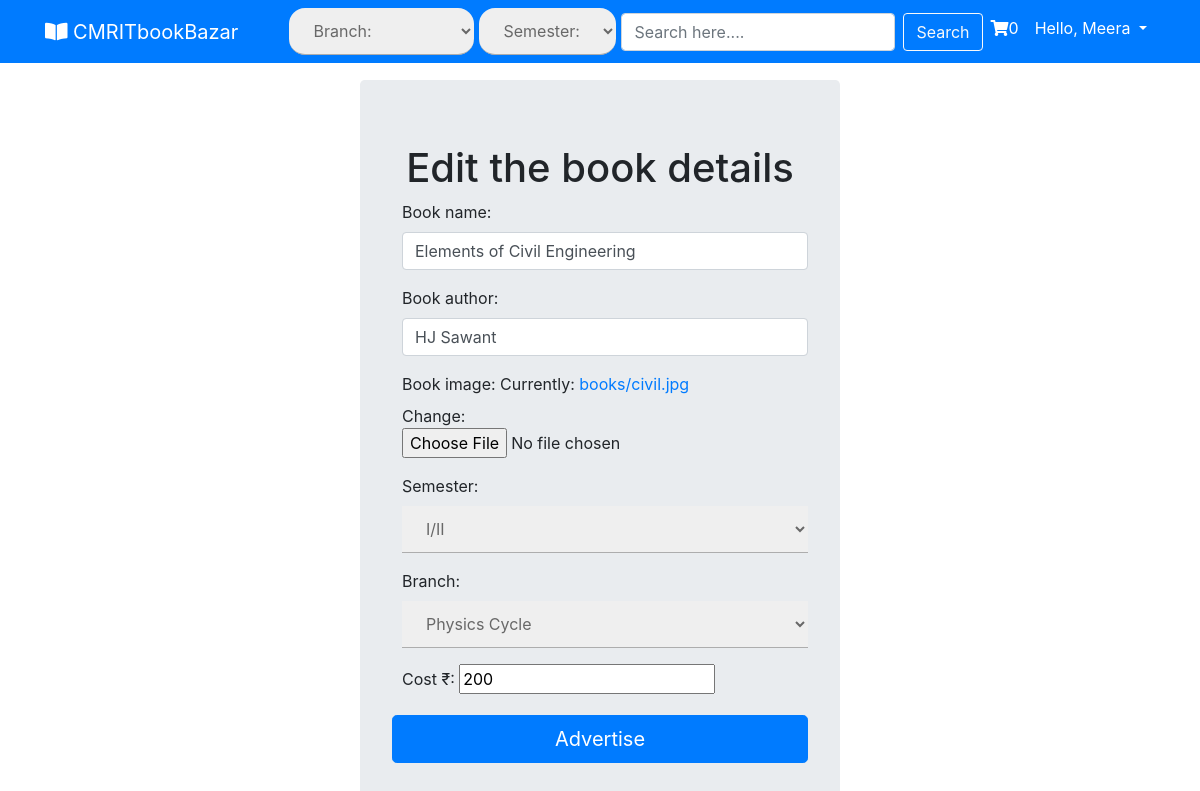
The page /sellBook/edit/18/ (signed in) on the database its author committed.
### mainApp/models.py (models this page shows, shortened)
class Items(models.Model):
    book_name = models.CharField(max_length=200)
    book_author = models.CharField(max_length=200)
    book_image = models.ImageField(upload_to='books')
    semester = models.CharField(max_length=5)
    branch = models.CharField(max_length=5)
    cost = models.IntegerField();
    seller = models.ForeignKey('auth.User', related_name='sellers',on_delete=models.CASCADE)
    published_date = models.DateTimeField(default=timezone.now())

### mainApp/views.py (the view)
# urls.py: url(r'^sellBook/edit/(?P<pk>\d+)/$', views.EditSellBook.as_view(),name="sellBookEdit"),
class EditSellBook(LoginRequiredMixin,UpdateView):
    login_url = reverse_lazy('accounts:login')
    model = Items
    form_class = SellForm
    template_name = 'mainApp/SellBook.html'

### mainApp/forms.py
class SellForm(forms.ModelForm):
    cost = forms.IntegerField(label='Cost ₹')
    class Meta:
        model = Items
        fields = ('book_name','book_author','book_image','semester','branch','cost','seller')
        widgets = {
            'book_name' : forms.TextInput(attrs={'class':'form-control'}),
            'book_author' : forms.TextInput(attrs={'class':'form-control'}),
            'semester' : forms.Select(choices=SEM_CHOICES),
            'branch' : forms.Select(choices=BRANCH_CHOICES),
            'seller' : forms.HiddenInput(),
        }

### mainApp/templates/mainApp/SellBook.html (shortened to what this page needs)
{% extends "base.html" %}
{% block content %}
  <div class="container jumbotron" style="margin:auto;width:30em;margin-top:5em;">
    {% if not form.instance.pk %}
        <h1 align="center">Sell A Book</h1>
    {% else %}
        <h1 align="center">Edit the book details</h1>
    {% endif %}
    <form method="post" enctype="multipart/form-data">
      {{ form.as_p }}
      <input type="submit" class="btn btn-lg btn-block btn-primary"  name="" value="Advertise">
    </form>
  </div>
{% endblock %}

### templates/base.html (shortened to what this page needs)
<!DOCTYPE html>
{% load staticfiles   %}
<html lang="en" dir="ltr">
  <head>
    <link rel="stylesheet" href="{% static "css/master.css" %}">
    <link rel="stylesheet" href="https://use.fontawesome.com/releases/v5.1.0/css/all.css">
    <link rel="stylesheet" href="https://stackpath.bootstrapcdn.com/bootstrap/4.1.1/css/bootstrap.min.css">
  </head>
  <body>
    <nav class="navbar navbar-expand-lg navbar-dark bg-primary fixed-top mx-auto">
      <div class="container">
  <a class="navbar-brand" href="{% url 'mainApp:home' %}"><i class="fas fa-book-open"> </i> CMRITbookBazar</a>
  <div class="collapse navbar-collapse" id="navbarNav">
    <ul class="navbar-nav ml-auto">
      <form class="form-inline my-2 my-lg-0" method="GET" action="{% url 'mainApp:search' %}">
        <li class="nav-item" >
          <select name="b" style="border-radius:1em;">
            <option selected="selected" disabled>Branch:</option>
            </select>
        </li>
      <li class="nav-item" style="margin-left:5px;" >
        <select name="s" style="border-radius:1em;">
          <option selected="selected" disabled>Semester:</option>
          </select>
      </li>
      <input style="margin-left:5px;" class="form-control mr-sm-2" name="q" value="{{request.GET.q}}" placeholder="Search here...." aria-label="Search">
      <button class="btn btn-outline-light my-2 my-sm-0" type="submit">Search</button>
    </form>
      {% if user.is_authenticated %}
      {% url 'mainApp:cart' as cart %}
      {% if request.get_full_path == cart %}
      <li class="nav-item">
        <a class="nav-link" href="{% url 'mainApp:home' %}">Continue Shopping</a>
      </li>
      {% else %}
      <li class="nav-item active">
        <a class="nav-link" href="{% url 'mainApp:cart' %}"><i class="fas fa-shopping-cart"></i>{{ user.buyer.count }}</a>
      </li>
      {% endif %}
     <li class="nav-item active">
        <a class="nav-link dropdown-toggle" href="#" id="navbarDropdownMenuLink" data-toggle="dropdown" aria-haspopup="true" aria-expanded="false">
         Hello, {{ user.first_name }}<span class="sr-only">(current)</span>
       </a>
     </li>
      {% endif %}
    </ul>
  </div>
</div>
</nav>
    {% block content %}
    {% endblock %}
  </body>
</html>

### static/css/master.css (style rules this page uses)
body,html { margin: 0; }
body { background-color: #ededed; position: relative; overflow: scroll; }
.reg-textbox, select { width: 100%; padding: 12px 20px; margin: 0px 0; display: inline-block; border: none; border-bottom: 1px solid #adadad; box-sizing: border-box; font-size: 20px; color: #686868; }
p { margin-top: 0; margin-left: 10px; }
label { display: none; }

### rows shown on the page
Items: book_name "Elements of Civil Engineering", book_author "HJ Sawant", semester "I/II", branch "Physics Cycle", cost "200"

### other values the page prints
{{ user.buyer.count }} "0"
{{ user.first_name }} "Meera"
